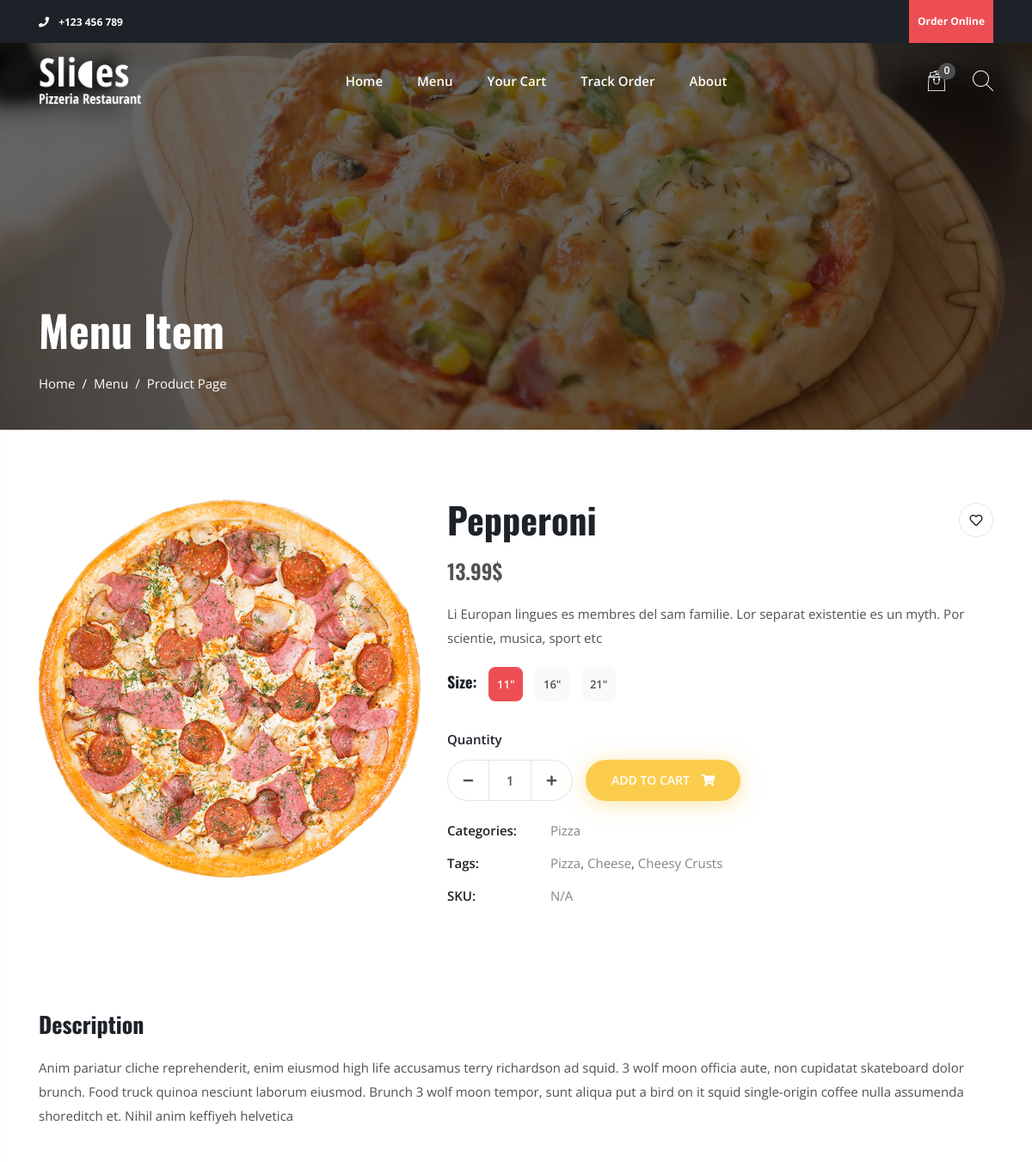
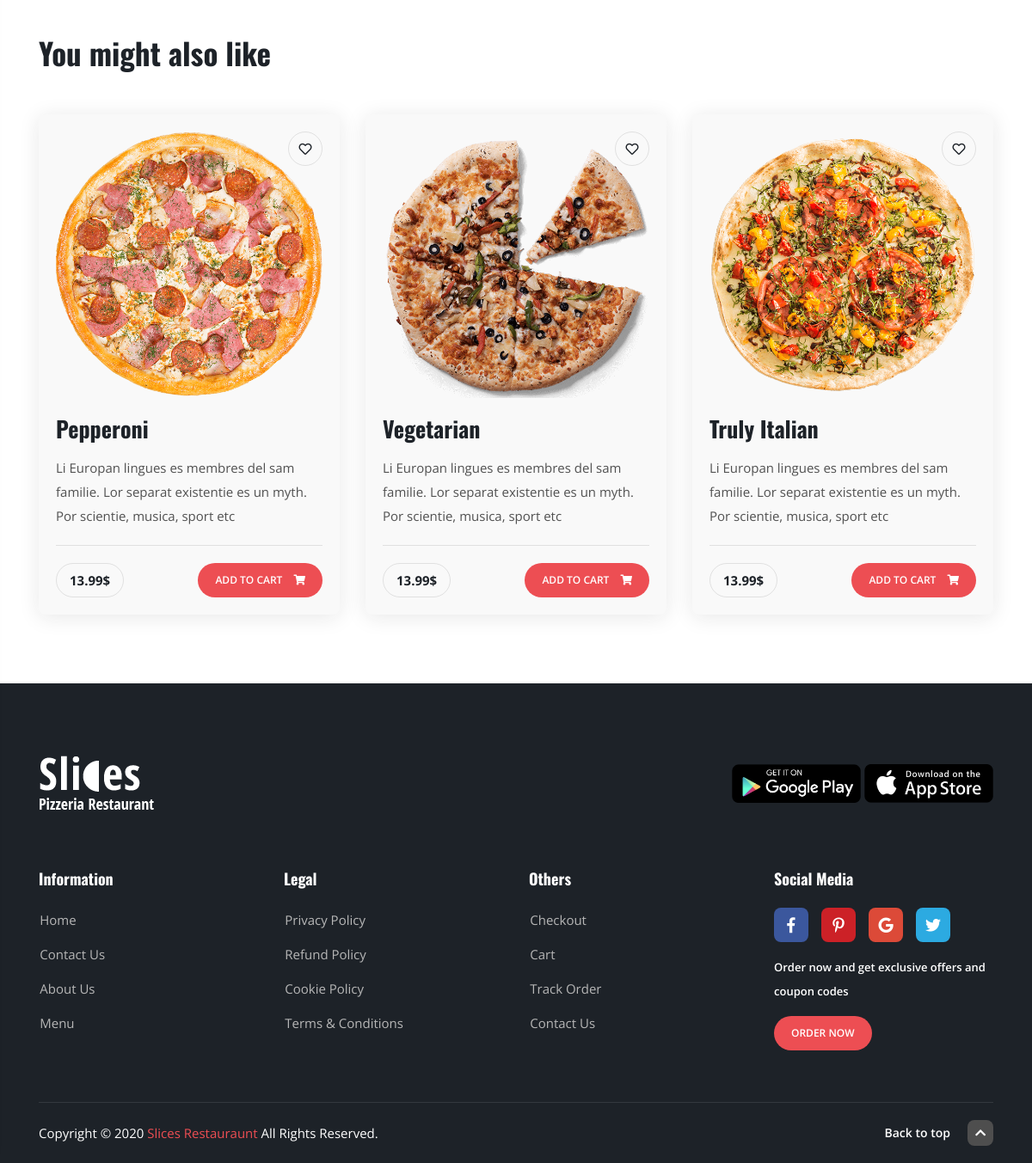
Screenshot of /product/4/ with the database file from the repository (2 pictures, top to bottom).
### core/models.py (models this page shows, shortened)
class Product(models.Model):
	catagory = models.CharField(max_length=100)
	name = models.CharField(max_length=100)
	description = models.CharField(max_length=250)
	image = models.CharField(max_length=100)
	sm_image = models.CharField(max_length=100)
	has_offer = models.BooleanField(default=False)
	price = models.FloatField(default=12.99)

class Size(models.Model):
	name = models.CharField(max_length=10)
	price = models.FloatField()
	product = models.ManyToManyField(Product)

### core/views.py (the view)
# urls.py: path('product/<int:pk>/', views.product,name="product"),
def product(request, pk):
	product = get_object_or_404(Product, pk=pk)
	pizzas = Product.objects.filter(catagory='Pizzas')[:3]
	sizes = Size.objects.filter(product=product)
	return render(request,"product.html",{'product': product,'pizzas': pizzas,'sizes': sizes})

### core/templates/product.html (shortened to what this page needs)
{% extends 'base.html' %}
{% load static %}
{% block content %}
  <div class="subheader dark-overlay dark-overlay-2" style="background-image: url({% static 'img/subheader.jpg' %})">
    <div class="container">
      <div class="subheader-inner">
        <h1>Menu Item</h1>
        <nav aria-label="breadcrumb">
          <ol class="breadcrumb">
            <li class="breadcrumb-item"><a href="{% url 'core:home' %}">Home</a></li>
            <li class="breadcrumb-item"><a href="{% url 'core:menu' %}">Menu</a></li>
            <li class="breadcrumb-item active" aria-current="page">Product Page</li>
          </ol>
        </nav>
      </div>
    </div>
  </div>
  <div class="section product-single">
    <div class="container">
      <div class="row">
        <div class="col-md-5">
          <div class="product-thumb">
            <img src="{{ product.image }}" alt="pizza">
          </div>
        </div>
        <div class="col-md-7">
          <div class="product-content">
            <h2 class="title">{{ product.name }}</h2>
            <div class="favorite">
              <i class="far fa-heart"></i>
            </div>
            <div class="price-wrapper">
              <p class="product-price">{{ product.price }}$</p>
            </div>
            <p>{{ product.description }}</p>
            <div class="customize-variations">
              <div class="customize-size-wrapper">
                <h5>Size: </h5>
                {% for i in sizes %}
                  <div class="sizer customize-size {% if forloop.counter == 1 %}active{%endif%}" data-s="{{ i.pk }}" data-price = "{{ i.price }}" data-size = "{{ i.name }}">
                    {{ i.name }}
                  </div>
                {% endfor %}
              </div>
            </div>
            <form class="atc-form" method="post">
              <div class="form-group">
                <label>Quantity</label>
                <div class="qty">
                  <span class="qty-subtract"><i class="fas fa-minus"></i></span>
                  <input type="text" name="qty" value="1" disabled="true">
                  <span class="qty-add"><i class="fas fa-plus"></i></span>
                </div>
              </div>
              <button type="submit" name="button" class="btn-custom secondary fff"> Add To Cart <i class="fas fa-shopping-cart"></i> </button>
            </form>
            <ul class="product-meta">
              <li>
                <span>Categories: </span>
                <div class="product-meta-item">
                  <a href="#">Pizza</a>
                </div>
              </li>
              <li>
                <span>Tags: </span>
                <div class="product-meta-item">
                  <a href="#">Pizza</a>,
                  <a href="#">Cheese</a>,
                  <a href="#">Cheesy Crusts</a>
                </div>
              </li>
              <li>
                <span>SKU: </span>
                <div class="product-meta-item">
                  <span>N/A</span>
                </div>
              </li>
            </ul>
          </div>
        </div>
      </div>
    </div>
  </div>
  <div class="section pt-0">
    <div class="container">
      <div class="product-additional-info">
        <div class="tab-content" id="bordered-tabContent">
          <div class="tab-pane fade show active" id="tab-product-desc" role="tabpanel" aria-labelledby="tab-product-desc-tab">
            <h4>Description</h4>
            Anim pariatur cliche reprehenderit, enim eiusmod high life accusamus terry richardson ad squid. 3 wolf moon officia aute,
            non cupidatat skateboard dolor brunch. Food truck quinoa nesciunt laborum eiusmod. Brunch 3 wolf moon tempor, sunt aliqua put a
            bird on it squid single-origin coffee nulla assumenda shoreditch et. Nihil anim keffiyeh helvetica
          </div>
        </div>
      </div>
    </div>
  </div>
  <div class="section section-padding related-products pt-0">
    <div class="container">
      <h3>You might also like</h3>
      <div class="row menu-v2">
        {% for pizza in pizzas %}
        <div class="col-lg-4 col-md-6">
          <div class="product">
            <div class="favorite">
              <i class="far fa-heart"></i>
            </div>
            <a class="product-thumb" href="{% url 'core:product' pizza.pk %}"> <img src="{{ pizza.image }}" alt="menu item"> </a>
            <div class="product-body">
              <div class="product-desc">
                <h4> <a href="{% url 'core:product' pizza.pk %}">{{ pizza.name }}</a> </h4>
                <p>{{ pizza.description }}</p>
              </div>
              <div class="product-controls">
                <p class="product-price">{{ pizza.price }}$</p>
                <a href="{% url 'core:product' pizza.pk %}" class="order-item btn-custom btn-sm shadow-none">Add To Cart <i class="fas fa-shopping-cart"></i> </a>
              </div>
            </div>
          </div>
        </div>
        {% endfor %}
      </div>
    </div>
  </div>
{% endblock %}

### rows the page displays
Product: image (picture), name "Pepperoni", price "13.99", description "Li Europan lingues es membres del sam familie. Lor separat existentie es un myth. Por scientie, musica, sport etc"
Size: name "11\""
Size: name "16\""
Size: name "21\""
Product: image (picture), name "Vegetarian", description "Li Europan lingues es membres del sam familie. Lor separat existentie es un myth. Por scientie, musica, sport etc", price "13.99"
Product: image (picture), name "Truly Italian", description "Li Europan lingues es membres del sam familie. Lor separat existentie es un myth. Por scientie, musica, sport etc", price "13.99"
